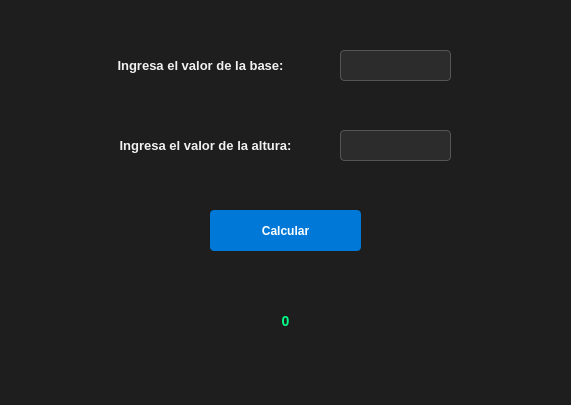
<?xml version="1.0" encoding="UTF-8"?>
<ui version="4.0">
 <class>Dialog</class>
 <widget class="QDialog" name="Dialog">
  <property name="geometry">
   <rect>
    <x>0</x>
    <y>0</y>
    <width>571</width>
    <height>405</height>
   </rect>
  </property>
  <property name="windowTitle">
   <string>Area Triangulo</string>
  </property>
  <property name="styleSheet">
   <string notr="true">/* --- Ventana principal del diálogo --- */
QDialog {
    background-color: #1e1e1e;   /* fondo oscuro */
    color: #f1f1f1;
    font-family: &quot;Segoe UI&quot;, Arial, sans-serif;
    font-size: 14px;
}

/* --- Etiquetas --- */
QLabel {
    color: #f1f1f1;
    font-size: 13px;
    font-weight: bold;
}

/* --- Campos de entrada --- */
QLineEdit {
    background-color: #2c2c2c;
    color: #ffffff;
    border: 1px solid #555;
    border-radius: 4px;
    padding: 4px;
}

QLineEdit:focus {
    border: 1px solid #0078d7;   /* azul al enfocarse */
}

/* --- Botón Calcular --- */
QPushButton {
    background-color: #0078d7;   /* azul estilo Windows */
    color: #ffffff;
    border-radius: 4px;
    padding: 6px 12px;
    font-weight: bold;
}

QPushButton:hover {
    background-color: #005a9e;   /* azul más oscuro al pasar el mouse */
}

QPushButton:pressed {
    background-color: #004578;   /* azul profundo al hacer clic */
}

/* --- Resultado (label) --- */
#lbl_resultado {
    color: #00ff88;   /* verde llamativo para el resultado */
    font-size: 14px;
    font-weight: bold;
}
</string>
  </property>
  <widget class="QLabel" name="label">
   <property name="geometry">
    <rect>
     <x>90</x>
     <y>40</y>
     <width>221</width>
     <height>51</height>
    </rect>
   </property>
   <property name="font">
    <font>
     <pointsize>-1</pointsize>
     <weight>75</weight>
     <bold>true</bold>
    </font>
   </property>
   <property name="text">
    <string>Ingresa el valor de la base:</string>
   </property>
   <property name="alignment">
    <set>Qt::AlignCenter</set>
   </property>
  </widget>
  <widget class="QLabel" name="label_2">
   <property name="geometry">
    <rect>
     <x>90</x>
     <y>120</y>
     <width>231</width>
     <height>51</height>
    </rect>
   </property>
   <property name="font">
    <font>
     <pointsize>-1</pointsize>
     <weight>75</weight>
     <bold>true</bold>
    </font>
   </property>
   <property name="text">
    <string>Ingresa el valor de la altura:</string>
   </property>
   <property name="alignment">
    <set>Qt::AlignCenter</set>
   </property>
  </widget>
  <widget class="QLineEdit" name="txt_base">
   <property name="geometry">
    <rect>
     <x>340</x>
     <y>50</y>
     <width>111</width>
     <height>31</height>
    </rect>
   </property>
  </widget>
  <widget class="QLineEdit" name="txt_altura">
   <property name="geometry">
    <rect>
     <x>340</x>
     <y>130</y>
     <width>111</width>
     <height>31</height>
    </rect>
   </property>
  </widget>
  <widget class="QPushButton" name="btn_calcular">
   <property name="geometry">
    <rect>
     <x>210</x>
     <y>210</y>
     <width>151</width>
     <height>41</height>
    </rect>
   </property>
   <property name="text">
    <string>Calcular</string>
   </property>
  </widget>
  <widget class="QLabel" name="lbl_resultado">
   <property name="geometry">
    <rect>
     <x>150</x>
     <y>290</y>
     <width>271</width>
     <height>61</height>
    </rect>
   </property>
   <property name="font">
    <font>
     <pointsize>-1</pointsize>
     <weight>75</weight>
     <bold>true</bold>
    </font>
   </property>
   <property name="text">
    <string>0</string>
   </property>
   <property name="alignment">
    <set>Qt::AlignCenter</set>
   </property>
  </widget>
 </widget>
 <resources/>
 <connections/>
</ui>
